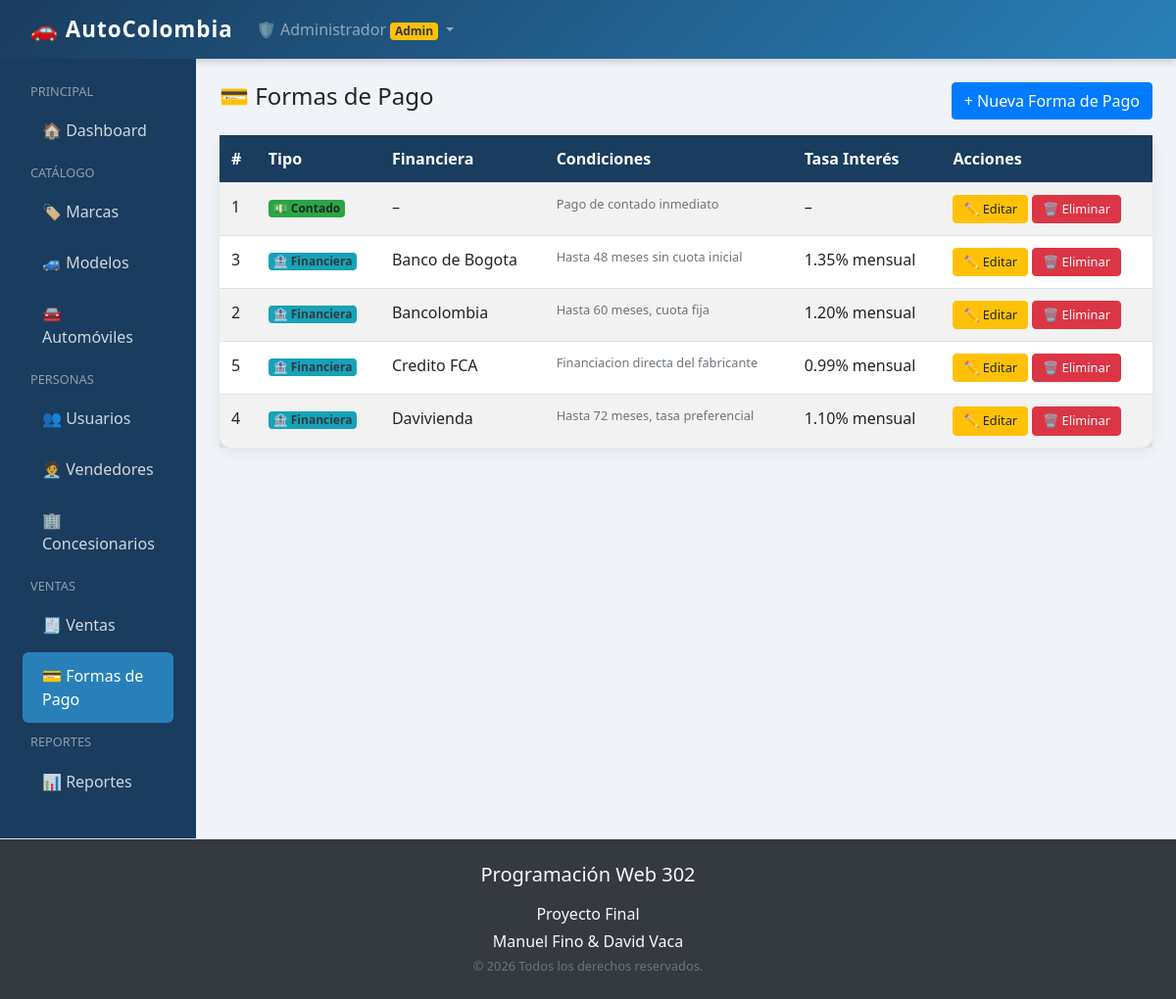
The page /app/view/admin/formas_pago/listar.php (signed in) on the database its author committed.
### tables this page shows
CREATE TABLE forma_pago (
    id_forma_pago     INT AUTO_INCREMENT PRIMARY KEY,
    tipo              ENUM('contado','financiera') NOT NULL,
    nombre_financiera VARCHAR(100) NULL,
    condiciones       TEXT,
    tasa_interes      DECIMAL(5,2) NULL
);

### config/conexionBD.php (called while the page is built)
<?php
class Conectar
{
    public static function conec()
    {
        $host = "localhost";
        $user = "root";
        $pass = "admin";
        $db_name = "concesionario_db";
        $link = mysqli_connect($host, $user, $pass)
            or die("ERROR al conectar a MySQL: " . mysqli_connect_error());
        mysqli_select_db($link, $db_name)
            or die("ERROR al seleccionar la BD: " . mysqli_error($link));
        mysqli_set_charset($link, "utf8");
        return $link;
    }
}

### app/model/forma_pago.php (called while the page is built, shortened)
<?php
require_once __DIR__ . '/../../config/conexionBD.php';
class FormaPago
{
    public function listar()
    {
        $sql  = "SELECT * FROM forma_pago ORDER BY tipo, nombre_financiera";
        $res  = mysqli_query(Conectar::conec(), $sql);
        $data = [];
        while ($row = mysqli_fetch_assoc($res)) $data[] = $row;
        return $data;
    }
}

### app/view/admin/formas_pago/listar.php (the view, shortened to what this page needs)
<!doctype html>
<html lang="es">
<head>
    <link rel="stylesheet" href="/ProyFinal/public/css/bootstrap.min.css">
    <link rel="stylesheet" href="/ProyFinal/public/css/sweetalert2.min.css">
    <link rel="stylesheet" href="/ProyFinal/public/css/style.css">
</head>
<body>
<?php
require_once __DIR__ . '/../../../../app/model/forma_pago.php';
$obj   = new FormaPago();
$pagos = $obj->listar();
?>
<?php include('../navbar.php'); ?>
<main class="col-md-10 ms-sm-auto px-4 py-4">
    <div class="d-flex justify-content-between align-items-center mb-3">
        <h4>💳 Formas de Pago</h4>
        <button class="btn btn-primary" data-bs-toggle="modal" data-bs-target="#modalPago">+ Nueva Forma de Pago</button>
    </div>
    <div class="card">
        <div class="card-body p-0">
            <div class="table-responsive">
                <table class="table table-hover table-striped mb-0">
                    <thead>
                        <tr><th>#</th><th>Tipo</th><th>Financiera</th><th>Condiciones</th><th>Tasa Interés</th><th>Acciones</th></tr>
                    </thead>
                    <tbody>
                    <?php if (empty($pagos)): ?>
                        <tr><td colspan="6" class="text-center py-3 text-muted">No hay formas de pago registradas</td></tr>
                    <?php else: ?>
                    <?php foreach ($pagos as $p): ?>
                        <tr>
                            <td><?= $p['id_forma_pago'] ?></td>
                            <td>
                                <?php if ($p['tipo'] === 'contado'): ?>
                                    <span class="badge bg-success">💵 Contado</span>
                                <?php else: ?>
                                    <span class="badge bg-info text-dark">🏦 Financiera</span>
                                <?php endif; ?>
                            </td>
                            <td><?= htmlspecialchars($p['nombre_financiera'] ?? '–') ?></td>
                            <td class="small text-muted"><?= htmlspecialchars($p['condiciones']) ?></td>
                            <td><?= $p['tasa_interes'] ? $p['tasa_interes'] . '% mensual' : '–' ?></td>
                            <td>
                                <button class="btn btn-warning btn-accion"
                                    onclick="abrirEditar(<?= $p['id_forma_pago'] ?>,'<?= $p['tipo'] ?>','<?= htmlspecialchars($p['nombre_financiera']??'',ENT_QUOTES) ?>','<?= htmlspecialchars($p['condiciones'],ENT_QUOTES) ?>','<?= $p['tasa_interes']??'' ?>')">
                                    ✏️ Editar</button>
                                <button class="btn btn-danger btn-accion"
                                    onclick="confirmarEliminar(<?= $p['id_forma_pago'] ?>)">🗑️ Eliminar</button>
                            </td>
                        </tr>
                    <?php endforeach; ?>
                    <?php endif; ?>
                    </tbody>
                </table>
            </div>
        </div>
    </div>
</main>
</div>
</div>
<?php include('../../layouts/footer.php'); ?>
</body>
</html>

### public/css/style.css (style rules this page uses)
:root { --color-primario: #1a3c5e; --color-secundario: #2980b9; --color-acento: #e74c3c; --color-fondo: #f0f4f8; --color-blanco: #ffffff; }
body { background-color: var(--color-fondo); font-family: 'Segoe UI', Tahoma, Geneva, Verdana, sans-serif; }
.card { border: none; border-radius: 12px; box-shadow: 0 4px 16px rgba(0, 0, 0, 0.08); }
.table thead th { background-color: var(--color-primario); color: var(--color-blanco); border: none; }
.btn-accion { padding: 4px 10px; font-size: 0.8rem; }

### rows shown on the page
forma_pago: id_forma_pago "1", tipo "💵 Contado", nombre_financiera "–", condiciones "Pago de contado inmediato"
forma_pago: id_forma_pago "3", tipo "🏦 Financiera", nombre_financiera "Banco de Bogota", condiciones "Hasta 48 meses sin cuota inicial", tasa_interes "1.35"
forma_pago: id_forma_pago "2", tipo "🏦 Financiera", nombre_financiera "Bancolombia", condiciones "Hasta 60 meses, cuota fija", tasa_interes "1.20"
forma_pago: id_forma_pago "5", tipo "🏦 Financiera", nombre_financiera "Credito FCA", condiciones "Financiacion directa del fabricante", tasa_interes "0.99"
forma_pago: id_forma_pago "4", tipo "🏦 Financiera", nombre_financiera "Davivienda", condiciones "Hasta 72 meses, tasa preferencial", tasa_interes "1.10"

### other values the page prints
$_SESSION['nombre'] "Administrador"
